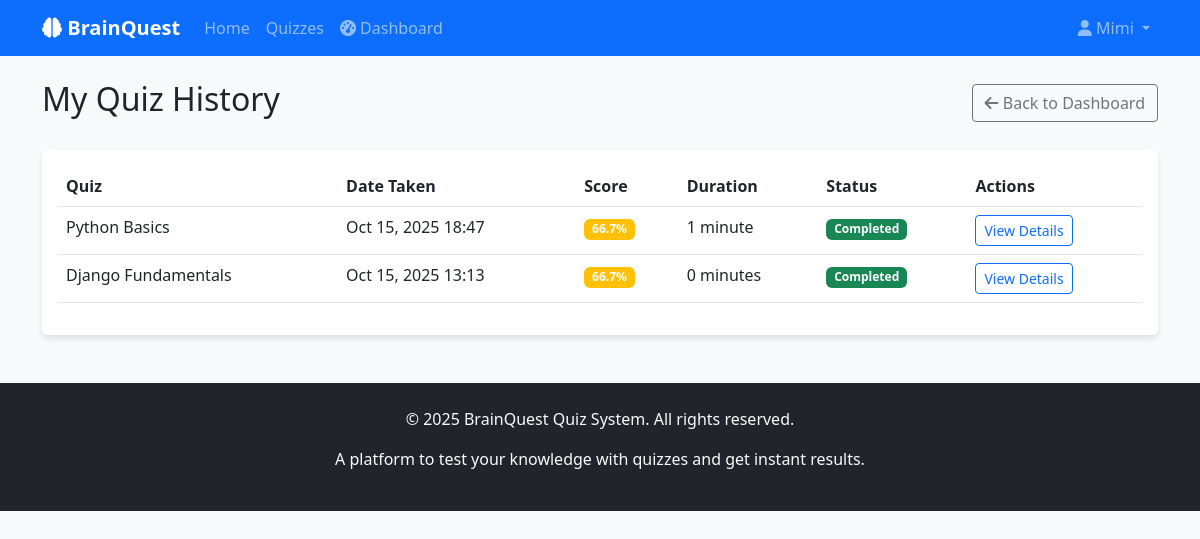
The page /results/submissions/ (signed in) on the database its author committed.
### users/models.py (models this page shows, shortened)
class CustomUser(AbstractUser):
    ROLE_CHOICES = (
        ('admin', 'Admin'),
        ('user', 'User'),
    )
    role = models.CharField(max_length=10, choices=ROLE_CHOICES, default='user')
    created_at = models.DateTimeField(auto_now_add=True)
    updated_at = models.DateTimeField(auto_now=True)

### results/models.py (models this page shows, shortened)
class QuizSubmission(models.Model):
    user = models.ForeignKey(User, on_delete=models.CASCADE, related_name='quiz_submissions')
    quiz = models.ForeignKey(Quiz, on_delete=models.CASCADE, related_name='submissions')
    score = models.FloatField(default=0)
    total_questions = models.PositiveIntegerField(default=0)
    correct_answers = models.PositiveIntegerField(default=0)
    started_at = models.DateTimeField(auto_now_add=True)
    completed_at = models.DateTimeField(null=True, blank=True)
    is_completed = models.BooleanField(default=False)
    class Meta:
        ordering = ['-started_at']

### quizzes/models.py (models this page shows, shortened)
class Quiz(models.Model):
    title = models.CharField(max_length=200)
    description = models.TextField(blank=True)
    duration = models.PositiveIntegerField(help_text="Duration in minutes")
    created_by = models.ForeignKey(User, on_delete=models.CASCADE, related_name='quizzes_created')
    created_at = models.DateTimeField(auto_now_add=True)
    updated_at = models.DateTimeField(auto_now=True)
    is_active = models.BooleanField(default=True)
    class Meta:
        verbose_name_plural = "Quizzes"
        ordering = ['-created_at']

### results/views.py (the view)
# urls.py: path('submissions/', views.submission_history, name='submission_history'),
@login_required
def submission_history(request):
    submissions = QuizSubmission.objects.filter(user=request.user).select_related('quiz').order_by('-started_at')
    context = {
        'submissions': submissions
    }
    return render(request, 'results/submission_history.html', context)

### templates/results/submission_history.html (shortened to what this page needs)
{% extends 'base.html' %}
{% block content %}
<div class="row">
    <div class="col-md-12">
        <div class="d-flex justify-content-between align-items-center mb-4">
            <h2>My Quiz History</h2>
            <a href="{% url 'results:dashboard' %}" class="btn btn-outline-secondary">
                <i class="fas fa-arrow-left"></i> Back to Dashboard
            </a>
        </div>
        {% if submissions %}
        <div class="card">
            <div class="card-body">
                <div class="table-responsive">
                    <table class="table table-hover">
                        <thead>
                            <tr>
                                <th>Quiz</th>
                                <th>Date Taken</th>
                                <th>Score</th>
                                <th>Duration</th>
                                <th>Status</th>
                                <th>Actions</th>
                            </tr>
                        </thead>
                        <tbody>
                            {% for submission in submissions %}
                            <tr>
                                <td>{{ submission.quiz.title }}</td>
                                <td>{{ submission.started_at|date:"M d, Y H:i" }}</td>
                                <td>
                                    {% if submission.is_completed %}
                                    <span class="badge {% if submission.score >= 80 %}bg-success{% elif submission.score >= 60 %}bg-warning{% else %}bg-danger{% endif %}">
                                        {{ submission.score|floatformat:1 }}%
                                    </span>
                                    {% else %}
                                    <span class="badge bg-secondary">Incomplete</span>
                                    {% endif %}
                                </td>
                                <td>
                                    {% if submission.is_completed and submission.completed_at %}
                                        {{ submission.started_at|timesince:submission.completed_at }}
                                    {% else %}
                                        N/A
                                    {% endif %}
                                </td>
                                <td>
                                    {% if submission.is_completed %}
                                    <span class="badge bg-success">Completed</span>
                                    {% else %}
                                    <span class="badge bg-warning">In Progress</span>
                                    {% endif %}
                                </td>
                                <td>
                                    <a href="{% url 'results:submission_detail' submission.id %}"
                                       class="btn btn-sm btn-outline-primary">View Details</a>
                                </td>
                            </tr>
                            {% endfor %}
                        </tbody>
                    </table>
                </div>
            </div>
        </div>
        {% else %}
        <div class="alert alert-info">
            <i class="fas fa-info-circle"></i> You haven't taken any quizzes yet.
            <a href="{% url 'quizzes:quiz_list' %}" class="alert-link">Take your first quiz!</a>
        </div>
        {% endif %}
    </div>
</div>
{% endblock %}

### templates/partials/_navbar.html (shortened to what this page needs)
{% load user_tags %}
<nav class="navbar navbar-expand-lg navbar-dark bg-primary">
    <div class="container">
        <a class="navbar-brand" href="{% url 'home' %}">
            <i class="fas fa-brain"></i> BrainQuest
        </a>
        <div class="collapse navbar-collapse" id="navbarNav">
            <ul class="navbar-nav me-auto">
                <li class="nav-item">
                    <a class="nav-link" href="{% url 'home' %}">Home</a>
                </li>
                {% if user.is_authenticated %}
                <li class="nav-item">
                    <a class="nav-link" href="{% url 'quizzes:quiz_list' %}">Quizzes</a>
                </li>
                <li class="nav-item">
                    <a class="nav-link" href="{% url 'results:dashboard' %}">
                        <i class="fas fa-tachometer-alt"></i> Dashboard
                    </a>
                </li>
                {% endif %}
            </ul>
            <ul class="navbar-nav">
                {% if user.is_authenticated %}
                    <li class="nav-item dropdown">
                        <a class="nav-link dropdown-toggle" href="#" role="button" data-bs-toggle="dropdown">
                            <i class="fas fa-user"></i> {{ user.username }}
                        </a>
                    </li>
                {% endif %}
            </ul>
        </div>
    </div>
</nav>

### static/css/styles.css (style rules this page uses)
body { font-family: 'Segoe UI', Tahoma, Geneva, Verdana, sans-serif; background-color: #f8f9fa; }
.card { transition: transform 0.2s; border: none; box-shadow: 0 4px 6px rgba(0, 0, 0, 0.1); }
.navbar-brand { font-weight: bold; }
.btn { border-radius: 0.25rem; }

### rows shown on the page
CustomUser: username "Mimi"
QuizSubmission: quiz "Python Basics", started_at "Oct 15, 2025 18:47", score "66.7", started_at "1 minute", is_completed "Completed"
QuizSubmission: quiz "Django Fundamentals", started_at "Oct 15, 2025 13:13", score "66.7", started_at "0 minutes", is_completed "Completed"
